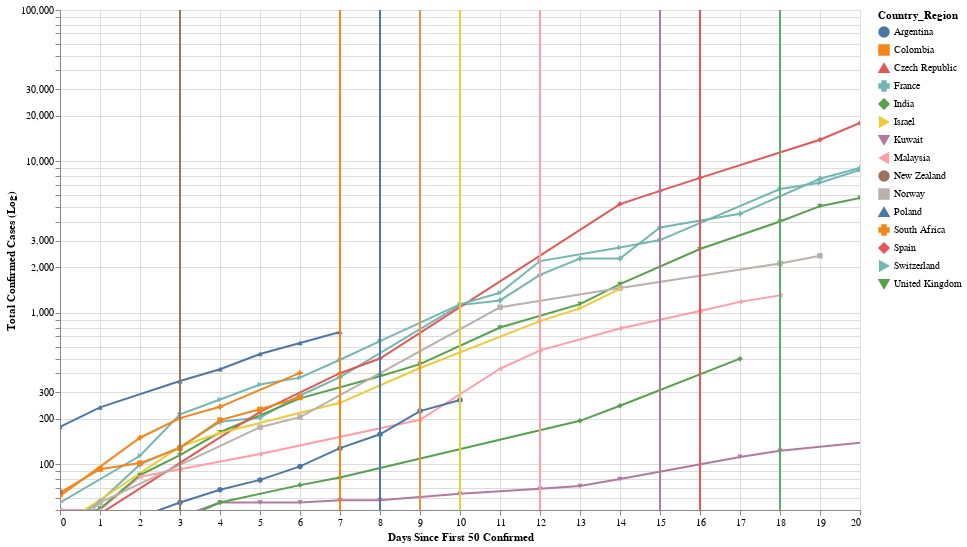

Write notebook code for a chart like this one.
### Code cell
# Logarithmic Axis (Stephen's Prettier Version)

base = alt.Chart(cases_df, width=800, height=500)
line = base.mark_line(point = True).encode(
        x   = alt.X("Days from N",scale=alt.Scale(domain=(0,20)), title = "Days Since First 50 Confirmed"),
        y   = alt.Y("Confirmed",aggregate="sum",title="Total Confirmed Cases (Log)", scale=alt.Scale(type='log',domain=(50,100000))),
    color   = "Country_Region",
    shape   = "Country_Region",
#    tooltip =["Country_Region"]
)
rule = base.mark_rule().encode(
        x   = alt.X("Day of Lockdown from N",scale=alt.Scale(domain=(0,20)), title = "Days Since First 50 Confirmed"),
        color   = "Country_Region",
)
line + rule.interactive()

### Figure 1 — Vega-Lite specification as saved in the notebook (floating-point values rounded to 4 significant figures; data arrays with more than 128 entries replaced by an {"elided": "..."} marker saying what was removed)
{"config": {"view": {"continuousWidth": 400, "continuousHeight": 300}}, "layer": [{"mark": {"type": "line", "point": true}, "encoding": {"color": {"type": "nominal", "field": "Country_Region"}, "shape": {"type": "nominal", "field": "Country_Region"}, "x": {"type": "quantitative", "field": "Days from N", "scale": {"domain": [0, 20]}, "title": "Days Since First 50 Confirmed"}, "y": {"type": "quantitative", "aggregate": "sum", "field": "Confirmed", "scale": {"domain": [50, 100000], "type": "log"}, "title": "Total Confirmed Cases (Log)"}}, "height": 500, "width": 800}, {"mark": "rule", "encoding": {"color": {"type": "nominal", "field": "Country_Region"}, "x": {"type": "quantitative", "field": "Day of Lockdown from N", "scale": {"domain": [0, 20]}, "title": "Days Since First 50 Confirmed"}}, "height": 500, "selection": {"selector050": {"type": "interval", "bind": "scales", "encodings": ["x", "y"]}}, "width": 800}], "data": {"name": "data-2a99ceacbe11109d040cd0bbc68d4d42"}, "$schema": "https://vega.github.io/schema/vega-lite/v4.0.2.json", "datasets": {"data-2a99ceacbe11109d040cd0bbc68d4d42": {"elided": "353 records"}}}
